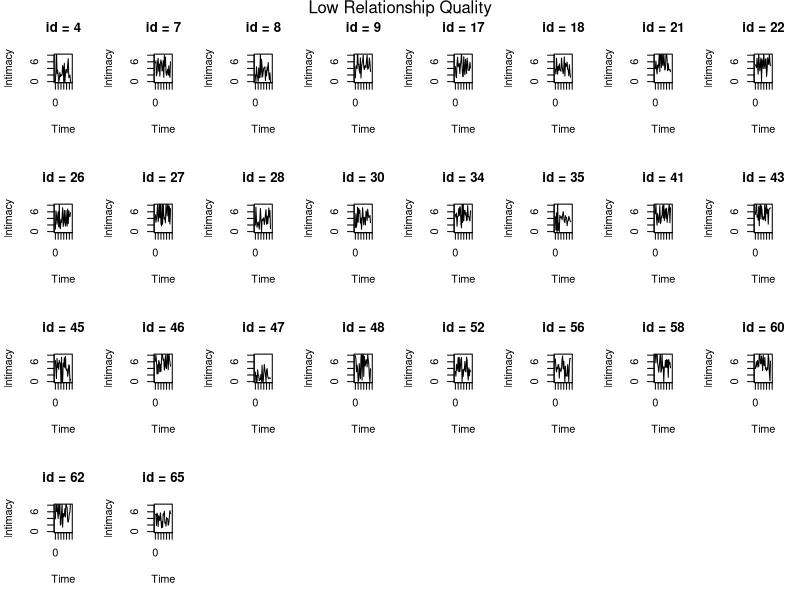

The R source for this figure: (Note: this script raises an error after producing the figure.)
############################################################################################################
#Chapter 5 Analyses: Modeling the Causal Process of Continuous Outcomes
#Note: The code assumes that the data file process.csv has been copied to your default directory
############################################################################################################

############################################################################################################
#load the nlme package
library(nlme)
############################################################################################################

############################################################################################################
#Read a csv file containing the data
process <- read.csv('process.csv')
############################################################################################################

############################################################################################################

#Figure 5.2: Time Course Plots for Intimacy for the Low Relationship Quality Group

pdf(file="lrq-intimacy-time.pdf", width=15, height=8)
par(mfrow=c(4,8))
for (i in process$id[process$time==0 & process$relqual==0]){
  plot(process$time[process$id==i], process$intimacy[process$id==i], 
       ylab="Intimacy", xlab="Time", type="l", xlim=c(-1, 29), ylim=c(0,8), main=paste("id =", i, sep = " "))
}
mtext("Low Relationship Quality", side=3, outer=TRUE, line=-1.2)
dev.off()

#Figure 5.2: Time Course Plots for Intimacy for the High Relationship Quality Group

pdf(file="hrq-intimacy-time.pdf", width=15, height=10)
par(mfrow=c(5,8))
for (i in process$id[process$time==0 & process$relqual==1]){
  plot(process$time[process$id==i], process$intimacy[process$id==i], 
       ylab="Intimacy", xlab="Time", type="l", xlim=c(-1, 29), ylim=c(0,8), main=paste("id =", i, sep = " "))
}
mtext("High Relationship Quality", side=3, outer=TRUE, line=-1.2)
dev.off()
############################################################################################################

############################################################################################################

#Figure 5.2: Time Course Plots for Conflict for the Low Relationship Quality Group

pdf(file="lrq-conflict-time.pdf", width=15, height=8)
par(mfrow=c(4,8))
for (i in process$id[process$time==0 & process$relqual==0]){
  plot(process$time[process$id==i], process$conflict[process$id==i], 
       ylab="Conflict", xlab="Time", type="l", xlim=c(-1, 29), ylim=c(-0.1, 1.1), main=paste("id =", i, sep = " "))
}
mtext("Low Relationship Quality", side=3, outer=TRUE, line=-1.2)
dev.off()

#Figure 5.2: Time Course Plots for Conflict for the High Relationship Quality Group

pdf(file="hrq-conflict-time.pdf", width=15, height=10)
par(mfrow=c(5,8))
for (i in process$id[process$time==0 & process$relqual==1]){
  plot(process$time[process$id==i], process$conflict[process$id==i], 
       ylab="Conflict", xlab="Time", type="l", xlim=c(-1, 29), ylim=c(-0.1, 1.1), main=paste("id =", i, sep = " "))
}
mtext("High Relationship Quality", side=3, outer=TRUE, line=-1.2)
dev.off()
############################################################################################################


############################################################################################################
#Run linear growth model with AR(1) errors 
cpmodel <- lme(fixed=intimacy ~ time7c + confcw*relqual + confcb*relqual, data=process, random=~confcw | id, correlation = corAR1())
summary(cpmodel)
############################################################################################################


############################################################################################################

#Put the EBLUPs of the random effects into a separate dataet
cfs<-ranef(cpmodel)
cfs$id<-1:66 #Add in id numbers
#Fix the names of the EBLUPs
names(cfs) <- make.names(names(cfs))
names(cfs)[c(2,1)] <- c("ebslope","ebintercept")
#create a upper-level data frame with relqual and add to data frame with EBLUPs
cfs$relqual<-aggregate(relqual ~ id, data=process, mean)[, 2]
#Add the fixed effects to the EBLUPs
cfs$intercept<- (4.53219977 + 0.64726123*cfs$relqual + cfs$ebintercept) 
cfs$fixinter<- (4.53219977 + 0.64726123*cfs$relqual) #not used below
cfs$slope<- (-2.01061871 + 1.01641068*cfs$relqual + cfs$ebslope)
cfs$fixslope<- (-2.01061871 + 1.01641068*cfs$relqual) #not used below

############################################################################################################

#Merge upper-level variables with the process data frame
process<-merge(process, cfs, all=TRUE, by="id")
#Create predicted values based on within-subject causal model (adjusting for time
#and removing between-subjects variation)
process$pred<-(process$intercept + process$slope*process$conflict)

############################################################################################################

#To create graphs based on observed data only: Sort the dataset by relationship quality, ID, and daily conflict
ordprocess<-process[order(process$relqual, process$slope, process$id, process$conflict),]
#Sort the upper-level data frame by relationship quality, conflict slope and ID
ordcfs<-cfs[order(cfs$relqual, cfs$slope, cfs$id),]

############################################################################################################

#Figure 5.4: Intimacy as a Function of Conflict: Raw Data and Model Predictions for the Low Relationship Quality Group
#Note: Confidence Bounds for Predictions are not Available for lme() models

pdf(file="lrq-pred-panels.pdf", width=14, height=8)
par(mfrow=c(4,8))
for (i in c(48, 45, 58,  4, 43, 26,  8, 27, 52, 65,  7, 28, 56, 
            47, 17, 35, 62,  9, 22, 46, 18, 34, 30, 60, 41, 21)){   #Subjects in low rq group
  plot(process$conflict[process$id==i], process$intimacy[process$id==i], 
       ylab="intimacy", xlab="conflict (0,1)", type="p", pch=1, xlim=c(-.2, 1.2), ylim=c(0,10), 
       main=paste(round(cfs$slope[cfs$id==i], digits=3)))
  lines(ordprocess$conflict[ordprocess$id==i], ordprocess$pred[ordprocess$id==i]) 
}
mtext("Low Relationship Quality", side=3, outer=TRUE, line=-1.2)
dev.off()


#Figure 5.4: Intimacy as a Function of Conflict: Raw Data and Model Predictions for the High Relationship Quality Group
#Note: Confidence Bounds for Predictions are not Available for lme() models

pdf(file="hrq-pred-panels.pdf", width=14, height=10)
par(mfrow=c(5,8))
for (i in c(38, 11, 59, 42, 63, 19, 54,  6, 49, 61,  5, 66, 16, 10, 36, 14, 39, 44, 51, 
     55, 64, 25, 57, 33, 20, 50, 37,  1, 53, 24,  2, 15, 32, 40, 23, 12, 13, 29,  3, 31)){ #Subjects in high rq group
  plot(process$conflict[process$id==i], process$intimacy[process$id==i], 
       ylab="intimacy", xlab="conflict (0,1)", type="p", pch=1, xlim=c(-.2, 1.2), ylim=c(0,10),
       main=paste(round(cfs$slope[cfs$id==i], digits=3)))
  lines(ordprocess$conflict[ordprocess$id==i], ordprocess$pred[ordprocess$id==i])
}
mtext("High Relationship Quality", side=3, outer=TRUE, line=-1.2)
dev.off()
############################################################################################################


############################################################################################################

#Figure 5.5: Spaghetti Plots for Low and High Relationship Quality Groups

pdf(file="spag.pdf", width=14, height=10)
par(mfcol=c(1,2))
par(lwd=.5)
#low relqual
plot(process$conflict[process$relqual==0], process$intimacy[process$relqual==0], 
     ylab="Intimacy", xlab="Conflict", type="n", ylim=c(0,8), main="Low Relationship Quality")
for (i in cfs$id[cfs$relqual==0]){
  lines(ordprocess$conflict[ordprocess$id==i], ordprocess$pred[ordprocess$id==i])
}
predl<-4.532200 -2.010619*process$conflict[process$relqual==0] #fixed line for low group
lines(process$conflict[process$relqual==0], predl, col="Red", lwd=4)
#high relqual
plot(process$conflict[process$relqual==1], process$intimacy[process$relqual==1], 
     ylab="intimacy", xlab="time", type="n", pch=4, ylim=c(0,8), main="High Relationship Quality")
for (i in cfs$id[cfs$relqual==1]){
  lines(ordprocess$conflict[ordprocess$id==i], ordprocess$pred[ordprocess$id==i])
}
predh<-(4.532200 + 0.64726123) + (-2.010619 + 1.01641068)*process$conflict[process$relqual==1]  #fixed line for high group
lines(process$conflict[process$relqual==1], predh, col="Red", lwd=4)
dev.off()

############################################################################################################



############################################################################################################
#Find percentiles for slope distribution for Low Relationship Quality Group

quantile(cfs$slope[cfs$relqual==0], c(0.0, .05, .25, .50, .75, .95, 1.0))

############################################################################################################



############################################################################################################

#Figure 2 of example write-up for Chapter 5: Panel plots for five selected IDs in Low RQ Group
#Note: In order to match the book, ID=48 is chosen for the 5th percentile, whereas the more correct
#choice would have been ID=45. Similarly ID=65 is chosen over ID=47 for the 50th percentile.

pdf(file="lrq-five.pdf", width=14, height=3)
par(mfcol=c(1,5))
for (i in c(48, 8, 65, 46, 41)){
  plot(ordprocess$conflict[ordprocess$id==i], ordprocess$intimacy[ordprocess$id==i], 
       ylab="Intimacy", xlab="Conflict", type="p", pch=1, ylim=c(0,8), main=paste("id =", i, sep = " "))
  lines(ordprocess$conflict[ordprocess$id==i], ordprocess$pred[ordprocess$id==i])
}
mtext("Low Relationship Quality", side=3, outer=TRUE, line=-1.2)
dev.off()
############################################################################################################



############################################################################################################
#Find percentiles for slope distribution for High Relationship Quality Group

quantile(cfs$slope[cfs$relqual==1], c(0.0, .05, .25, .50, .75, .95, 1.0))

############################################################################################################


############################################################################################################

#Figure 2 of example write-up for Chapter 5: Panel plots for five selected IDs in High Relationship Quality Group
#Note: In order to match the book, ID=11 is chosen for the 5th percentile, whereas the more correct
#choice would have been ID=59. Similarly ID=14 is chosen over ID=64 for the 50th percentile. Finally, ID=50 is
#chosen over ID=24 for the 75th percentile.

pdf(file="hrq-five.pdf", width=14, height=3)
par(mfcol=c(1,5))
for (i in c(11, 5, 14, 50, 29)){
  plot(ordprocess$conflict[ordprocess$id==i], ordprocess$intimacy[ordprocess$id==i], 
       ylab="Intimacy", xlab="Conflict", type="p", pch=1, ylim=c(0,8), main=paste("id =", i, sep = " "))
  lines(ordprocess$conflict[ordprocess$id==i], ordprocess$pred[ordprocess$id==i])
}
mtext("High Relationship Quality", side=3, outer=TRUE, line=-1.2)
dev.off()
############################################################################################################


